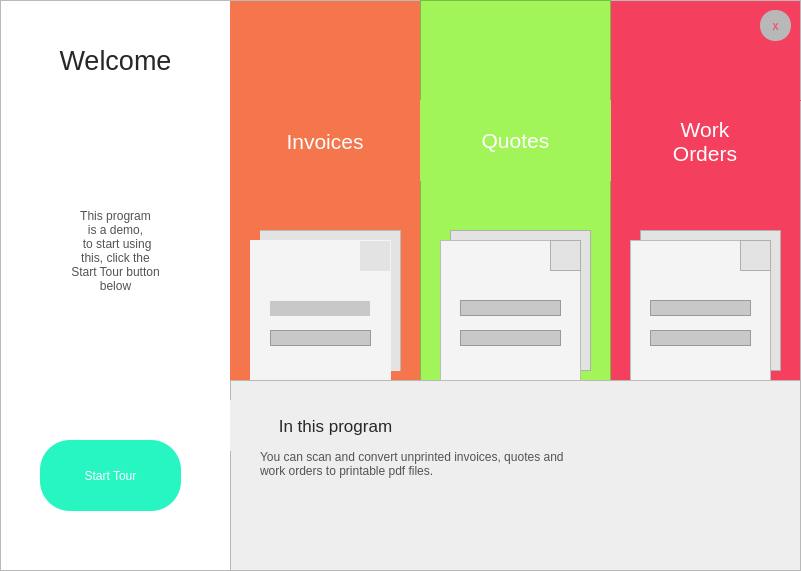
<?xml version="1.0" encoding="UTF-8"?>
<ui version="4.0">
 <class>Form</class>
 <widget class="QWidget" name="Form">
  <property name="geometry">
   <rect>
    <x>0</x>
    <y>0</y>
    <width>801</width>
    <height>571</height>
   </rect>
  </property>
  <property name="windowTitle">
   <string>Form</string>
  </property>
  <property name="styleSheet">
   <string notr="true">QWidget{
background-color: rgb(255, 255, 255);
	border-color: rgb(0, 0, 0);
}</string>
  </property>
  <widget class="QFrame" name="frame_2">
   <property name="geometry">
    <rect>
     <x>230</x>
     <y>0</y>
     <width>571</width>
     <height>381</height>
    </rect>
   </property>
   <property name="layoutDirection">
    <enum>Qt::LeftToRight</enum>
   </property>
   <property name="styleSheet">
    <string notr="true">QFrame{
background-color: #F43F5E;
border-top-width: 1;
border-right-width: 1;
border-top-style: solid;
border-right-style: solid;
border-top-color: rgb(185, 185, 185);
border-right-color: rgb(185, 185, 185);
}</string>
   </property>
   <property name="frameShape">
    <enum>QFrame::StyledPanel</enum>
   </property>
   <property name="frameShadow">
    <enum>QFrame::Raised</enum>
   </property>
   <widget class="QPushButton" name="btn_close">
    <property name="geometry">
     <rect>
      <x>530</x>
      <y>10</y>
      <width>31</width>
      <height>31</height>
     </rect>
    </property>
    <property name="styleSheet">
     <string notr="true">QPushButton{
background-color: rgb(184, 184, 184);
	color: #F43F5E;	
	
	
	font: 87 11pt &quot;Arial Black&quot;;
border-radius: 15px;

}</string>
    </property>
    <property name="text">
     <string>x</string>
    </property>
   </widget>
   <widget class="QFrame" name="frame_3">
    <property name="geometry">
     <rect>
      <x>0</x>
      <y>0</y>
      <width>191</width>
      <height>381</height>
     </rect>
    </property>
    <property name="styleSheet">
     <string notr="true">QFrame{
background-color: #F5754C;
}</string>
    </property>
    <property name="frameShape">
     <enum>QFrame::StyledPanel</enum>
    </property>
    <property name="frameShadow">
     <enum>QFrame::Raised</enum>
    </property>
    <widget class="QFrame" name="frame_5">
     <property name="geometry">
      <rect>
       <x>20</x>
       <y>240</y>
       <width>141</width>
       <height>141</height>
      </rect>
     </property>
     <property name="styleSheet">
      <string notr="true">QFrame{
background-color: rgb(244, 244, 244);
	border-top-color: rgb(244, 244, 244);
	border-right-color: rgb(244, 244, 244);
}</string>
     </property>
     <property name="frameShape">
      <enum>QFrame::StyledPanel</enum>
     </property>
     <property name="frameShadow">
      <enum>QFrame::Raised</enum>
     </property>
     <widget class="QFrame" name="frame_7">
      <property name="geometry">
       <rect>
        <x>110</x>
        <y>0</y>
        <width>31</width>
        <height>31</height>
       </rect>
      </property>
      <property name="styleSheet">
       <string notr="true">QFrame{
background-color: rgb(227, 227, 227);
}</string>
      </property>
      <property name="frameShape">
       <enum>QFrame::StyledPanel</enum>
      </property>
      <property name="frameShadow">
       <enum>QFrame::Raised</enum>
      </property>
     </widget>
     <widget class="QFrame" name="frame_14">
      <property name="geometry">
       <rect>
        <x>20</x>
        <y>60</y>
        <width>101</width>
        <height>16</height>
       </rect>
      </property>
      <property name="styleSheet">
       <string notr="true">QFrame{
background-color: rgb(200, 200, 200);
}</string>
      </property>
      <property name="frameShape">
       <enum>QFrame::StyledPanel</enum>
      </property>
      <property name="frameShadow">
       <enum>QFrame::Raised</enum>
      </property>
     </widget>
    </widget>
    <widget class="QFrame" name="frame_6">
     <property name="geometry">
      <rect>
       <x>30</x>
       <y>230</y>
       <width>141</width>
       <height>141</height>
      </rect>
     </property>
     <property name="styleSheet">
      <string notr="true">QFrame{
background-color: rgb(227, 227, 227);
}</string>
     </property>
     <property name="frameShape">
      <enum>QFrame::StyledPanel</enum>
     </property>
     <property name="frameShadow">
      <enum>QFrame::Raised</enum>
     </property>
    </widget>
    <widget class="QLabel" name="label_9">
     <property name="geometry">
      <rect>
       <x>0</x>
       <y>100</y>
       <width>191</width>
       <height>81</height>
      </rect>
     </property>
     <property name="font">
      <font>
       <family>Nirmala UI</family>
       <pointsize>16</pointsize>
       <weight>9</weight>
       <italic>false</italic>
       <bold>false</bold>
      </font>
     </property>
     <property name="styleSheet">
      <string notr="true">QLabel{
	
	border-top-color: rgb(245, 117, 76);
	font: 75 16pt &quot;Nirmala UI&quot;;
	
	color: rgb(255, 255, 255);
}</string>
     </property>
     <property name="text">
      <string>Invoices</string>
     </property>
     <property name="alignment">
      <set>Qt::AlignCenter</set>
     </property>
    </widget>
    <zorder>frame_6</zorder>
    <zorder>frame_5</zorder>
    <zorder>label_9</zorder>
   </widget>
   <widget class="QLabel" name="label_11">
    <property name="geometry">
     <rect>
      <x>380</x>
      <y>100</y>
      <width>191</width>
      <height>81</height>
     </rect>
    </property>
    <property name="font">
     <font>
      <family>Nirmala UI</family>
      <pointsize>16</pointsize>
      <weight>9</weight>
      <italic>false</italic>
      <bold>false</bold>
     </font>
    </property>
    <property name="styleSheet">
     <string notr="true">QLabel{
	
	border-top-color: rgb(244, 63, 94);
	font: 75 16pt &quot;Nirmala UI&quot;;
	
	color: rgb(255, 255, 255);
}</string>
    </property>
    <property name="text">
     <string>Work
Orders</string>
    </property>
    <property name="alignment">
     <set>Qt::AlignCenter</set>
    </property>
   </widget>
  </widget>
  <widget class="QLabel" name="label_7">
   <property name="geometry">
    <rect>
     <x>10</x>
     <y>10</y>
     <width>211</width>
     <height>101</height>
    </rect>
   </property>
   <property name="font">
    <font>
     <family>Nirmala UI</family>
     <pointsize>20</pointsize>
     <weight>9</weight>
     <italic>false</italic>
     <bold>false</bold>
    </font>
   </property>
   <property name="styleSheet">
    <string notr="true">QLabel{
	
	font: 75 20pt &quot;Nirmala UI&quot;;
	color: rgb(39, 39, 39);
}</string>
   </property>
   <property name="text">
    <string>Welcome</string>
   </property>
   <property name="alignment">
    <set>Qt::AlignCenter</set>
   </property>
  </widget>
  <widget class="QFrame" name="frame">
   <property name="geometry">
    <rect>
     <x>230</x>
     <y>380</y>
     <width>571</width>
     <height>191</height>
    </rect>
   </property>
   <property name="styleSheet">
    <string notr="true">QFrame{
background-color: rgb(238, 238, 238);

border-bottom-width: 1;
border-right-width: 1;
border-bottom-style: solid;
border-right-style: solid;
border-bottom-color: rgb(185, 185, 185);
border-right-color: rgb(185, 185, 185);

}</string>
   </property>
   <property name="frameShape">
    <enum>QFrame::StyledPanel</enum>
   </property>
   <property name="frameShadow">
    <enum>QFrame::Raised</enum>
   </property>
   <widget class="QLabel" name="label_12">
    <property name="geometry">
     <rect>
      <x>0</x>
      <y>20</y>
      <width>211</width>
      <height>51</height>
     </rect>
    </property>
    <property name="font">
     <font>
      <family>Nirmala UI</family>
      <pointsize>13</pointsize>
      <weight>9</weight>
      <italic>false</italic>
      <bold>false</bold>
     </font>
    </property>
    <property name="styleSheet">
     <string notr="true">QLabel{
	border-bottom-color: rgb(238, 238, 238);
	border-right-color: rgb(238, 238, 238);
	font: 75 13pt &quot;Nirmala UI&quot;;
	color: rgb(39, 39, 39);
}</string>
    </property>
    <property name="text">
     <string>In this program</string>
    </property>
    <property name="alignment">
     <set>Qt::AlignCenter</set>
    </property>
   </widget>
   <widget class="QLabel" name="label_13">
    <property name="geometry">
     <rect>
      <x>30</x>
      <y>70</y>
      <width>531</width>
      <height>61</height>
     </rect>
    </property>
    <property name="layoutDirection">
     <enum>Qt::LeftToRight</enum>
    </property>
    <property name="styleSheet">
     <string notr="true">QLabel{
	border-bottom-color: rgb(238, 238, 238);
	border-right-color: rgb(238, 238, 238);
	
	font: 25 11pt &quot;Microsoft YaHei Light&quot;;
	
	color: rgb(83, 83, 83);
}</string>
    </property>
    <property name="text">
     <string>You can scan and convert unprinted invoices, quotes and
work orders to printable pdf files.</string>
    </property>
    <property name="alignment">
     <set>Qt::AlignLeading|Qt::AlignLeft|Qt::AlignTop</set>
    </property>
   </widget>
  </widget>
  <widget class="QLabel" name="label_8">
   <property name="geometry">
    <rect>
     <x>10</x>
     <y>170</y>
     <width>211</width>
     <height>161</height>
    </rect>
   </property>
   <property name="styleSheet">
    <string notr="true">QLabel{
	
	
	font: 25 12pt &quot;Microsoft YaHei Light&quot;;
	
	color: rgb(83, 83, 83);
}</string>
   </property>
   <property name="text">
    <string>This program
is a demo,
 to start using
this, click the
Start Tour button
below</string>
   </property>
   <property name="alignment">
    <set>Qt::AlignCenter</set>
   </property>
  </widget>
  <widget class="QPushButton" name="btn_start">
   <property name="geometry">
    <rect>
     <x>40</x>
     <y>440</y>
     <width>141</width>
     <height>71</height>
    </rect>
   </property>
   <property name="styleSheet">
    <string notr="true">QPushButton{
background-color: #27F5C2;
	color: rgb(255, 255, 255);
	
	font: 63 14pt &quot;Segoe UI Semibold&quot;;
border-radius: 30px;
}</string>
   </property>
   <property name="text">
    <string>Start Tour</string>
   </property>
  </widget>
  <widget class="QFrame" name="frame_4">
   <property name="geometry">
    <rect>
     <x>420</x>
     <y>0</y>
     <width>191</width>
     <height>381</height>
    </rect>
   </property>
   <property name="styleSheet">
    <string notr="true">QFrame{
background-color: #A1F558;
}</string>
   </property>
   <property name="frameShape">
    <enum>QFrame::StyledPanel</enum>
   </property>
   <property name="frameShadow">
    <enum>QFrame::Raised</enum>
   </property>
   <widget class="QLabel" name="label_10">
    <property name="geometry">
     <rect>
      <x>0</x>
      <y>100</y>
      <width>191</width>
      <height>81</height>
     </rect>
    </property>
    <property name="font">
     <font>
      <family>Nirmala UI</family>
      <pointsize>16</pointsize>
      <weight>9</weight>
      <italic>false</italic>
      <bold>false</bold>
     </font>
    </property>
    <property name="styleSheet">
     <string notr="true">QLabel{
	
	font: 75 16pt &quot;Nirmala UI&quot;;
	
	color: rgb(255, 255, 255);
}</string>
    </property>
    <property name="text">
     <string>Quotes</string>
    </property>
    <property name="alignment">
     <set>Qt::AlignCenter</set>
    </property>
   </widget>
  </widget>
  <widget class="QFrame" name="frame_8">
   <property name="geometry">
    <rect>
     <x>440</x>
     <y>240</y>
     <width>141</width>
     <height>141</height>
    </rect>
   </property>
   <property name="styleSheet">
    <string notr="true">QFrame{
background-color: rgb(244, 244, 244);
}</string>
   </property>
   <property name="frameShape">
    <enum>QFrame::StyledPanel</enum>
   </property>
   <property name="frameShadow">
    <enum>QFrame::Raised</enum>
   </property>
   <widget class="QFrame" name="frame_9">
    <property name="geometry">
     <rect>
      <x>110</x>
      <y>0</y>
      <width>31</width>
      <height>31</height>
     </rect>
    </property>
    <property name="styleSheet">
     <string notr="true">QFrame{
background-color: rgb(227, 227, 227);
}</string>
    </property>
    <property name="frameShape">
     <enum>QFrame::StyledPanel</enum>
    </property>
    <property name="frameShadow">
     <enum>QFrame::Raised</enum>
    </property>
   </widget>
   <widget class="QFrame" name="frame_18">
    <property name="geometry">
     <rect>
      <x>20</x>
      <y>60</y>
      <width>101</width>
      <height>16</height>
     </rect>
    </property>
    <property name="styleSheet">
     <string notr="true">QFrame{
background-color: rgb(200, 200, 200);
}</string>
    </property>
    <property name="frameShape">
     <enum>QFrame::StyledPanel</enum>
    </property>
    <property name="frameShadow">
     <enum>QFrame::Raised</enum>
    </property>
   </widget>
  </widget>
  <widget class="QFrame" name="frame_10">
   <property name="geometry">
    <rect>
     <x>450</x>
     <y>230</y>
     <width>141</width>
     <height>141</height>
    </rect>
   </property>
   <property name="styleSheet">
    <string notr="true">QFrame{
background-color: rgb(227, 227, 227);
}</string>
   </property>
   <property name="frameShape">
    <enum>QFrame::StyledPanel</enum>
   </property>
   <property name="frameShadow">
    <enum>QFrame::Raised</enum>
   </property>
  </widget>
  <widget class="QFrame" name="frame_11">
   <property name="geometry">
    <rect>
     <x>630</x>
     <y>240</y>
     <width>141</width>
     <height>141</height>
    </rect>
   </property>
   <property name="styleSheet">
    <string notr="true">QFrame{
background-color: rgb(244, 244, 244);
}</string>
   </property>
   <property name="frameShape">
    <enum>QFrame::StyledPanel</enum>
   </property>
   <property name="frameShadow">
    <enum>QFrame::Raised</enum>
   </property>
   <widget class="QFrame" name="frame_12">
    <property name="geometry">
     <rect>
      <x>110</x>
      <y>0</y>
      <width>31</width>
      <height>31</height>
     </rect>
    </property>
    <property name="styleSheet">
     <string notr="true">QFrame{
background-color: rgb(227, 227, 227);
}</string>
    </property>
    <property name="frameShape">
     <enum>QFrame::StyledPanel</enum>
    </property>
    <property name="frameShadow">
     <enum>QFrame::Raised</enum>
    </property>
   </widget>
   <widget class="QFrame" name="frame_19">
    <property name="geometry">
     <rect>
      <x>20</x>
      <y>60</y>
      <width>101</width>
      <height>16</height>
     </rect>
    </property>
    <property name="styleSheet">
     <string notr="true">QFrame{
background-color: rgb(200, 200, 200);
}</string>
    </property>
    <property name="frameShape">
     <enum>QFrame::StyledPanel</enum>
    </property>
    <property name="frameShadow">
     <enum>QFrame::Raised</enum>
    </property>
   </widget>
   <widget class="QFrame" name="frame_20">
    <property name="geometry">
     <rect>
      <x>20</x>
      <y>90</y>
      <width>101</width>
      <height>16</height>
     </rect>
    </property>
    <property name="styleSheet">
     <string notr="true">QFrame{
background-color: rgb(200, 200, 200);
}</string>
    </property>
    <property name="frameShape">
     <enum>QFrame::StyledPanel</enum>
    </property>
    <property name="frameShadow">
     <enum>QFrame::Raised</enum>
    </property>
   </widget>
  </widget>
  <widget class="QFrame" name="frame_13">
   <property name="geometry">
    <rect>
     <x>640</x>
     <y>230</y>
     <width>141</width>
     <height>141</height>
    </rect>
   </property>
   <property name="styleSheet">
    <string notr="true">QFrame{
background-color: rgb(227, 227, 227);
}</string>
   </property>
   <property name="frameShape">
    <enum>QFrame::StyledPanel</enum>
   </property>
   <property name="frameShadow">
    <enum>QFrame::Raised</enum>
   </property>
  </widget>
  <widget class="QFrame" name="frame_15">
   <property name="geometry">
    <rect>
     <x>270</x>
     <y>330</y>
     <width>101</width>
     <height>16</height>
    </rect>
   </property>
   <property name="styleSheet">
    <string notr="true">QFrame{
background-color: rgb(200, 200, 200);
}</string>
   </property>
   <property name="frameShape">
    <enum>QFrame::StyledPanel</enum>
   </property>
   <property name="frameShadow">
    <enum>QFrame::Raised</enum>
   </property>
  </widget>
  <widget class="QFrame" name="frame_16">
   <property name="geometry">
    <rect>
     <x>460</x>
     <y>330</y>
     <width>101</width>
     <height>16</height>
    </rect>
   </property>
   <property name="styleSheet">
    <string notr="true">QFrame{
background-color: rgb(200, 200, 200);
}</string>
   </property>
   <property name="frameShape">
    <enum>QFrame::StyledPanel</enum>
   </property>
   <property name="frameShadow">
    <enum>QFrame::Raised</enum>
   </property>
  </widget>
  <widget class="QFrame" name="frame_21">
   <property name="geometry">
    <rect>
     <x>0</x>
     <y>0</y>
     <width>801</width>
     <height>571</height>
    </rect>
   </property>
   <property name="styleSheet">
    <string notr="true">QFrame{
border-width: 1;
border-style: solid;
	border-color: rgb(185, 185, 185);
}</string>
   </property>
   <property name="frameShape">
    <enum>QFrame::StyledPanel</enum>
   </property>
   <property name="frameShadow">
    <enum>QFrame::Raised</enum>
   </property>
  </widget>
  <zorder>frame_21</zorder>
  <zorder>frame_2</zorder>
  <zorder>frame_13</zorder>
  <zorder>frame_4</zorder>
  <zorder>frame_10</zorder>
  <zorder>label_7</zorder>
  <zorder>frame</zorder>
  <zorder>label_8</zorder>
  <zorder>btn_start</zorder>
  <zorder>frame_8</zorder>
  <zorder>frame_11</zorder>
  <zorder>frame_15</zorder>
  <zorder>frame_16</zorder>
 </widget>
 <resources/>
 <connections/>
</ui>
